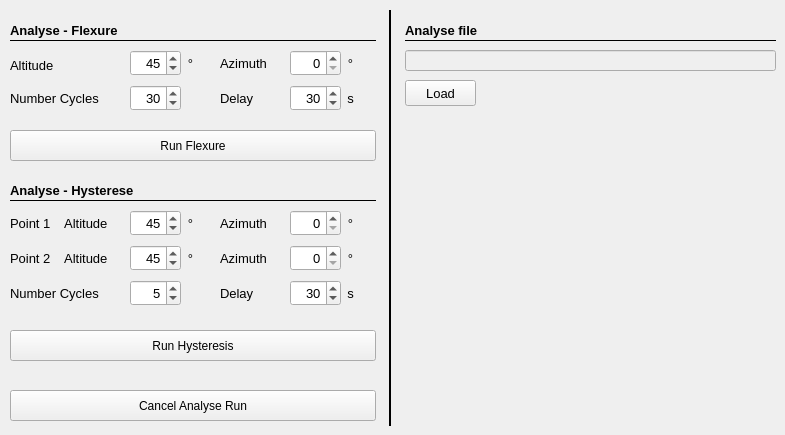
   <widget class="QWidget" name="Analyse">
    <attribute name="title">
     <string>Analyse</string>
    </attribute>
    <widget class="QLabel" name="label_107">
     <property name="geometry">
      <rect>
       <x>10</x>
       <y>20</y>
       <width>276</width>
       <height>21</height>
      </rect>
     </property>
     <property name="font">
      <font>
       <pointsize>10</pointsize>
       <weight>75</weight>
       <bold>true</bold>
      </font>
     </property>
     <property name="text">
      <string>Analyse - Flexure</string>
     </property>
    </widget>
    <widget class="QPushButton" name="cancelAnalyse">
     <property name="enabled">
      <bool>true</bool>
     </property>
     <property name="geometry">
      <rect>
       <x>10</x>
       <y>390</y>
       <width>366</width>
       <height>31</height>
      </rect>
     </property>
     <property name="toolTip">
      <string>&lt;html&gt;&lt;head/&gt;&lt;body&gt;&lt;p&gt;Cancels the analyse run.&lt;/p&gt;&lt;/body&gt;&lt;/html&gt;</string>
     </property>
     <property name="text">
      <string>Cancel Analyse Run</string>
     </property>
    </widget>
    <widget class="QPushButton" name="runFlexure">
     <property name="enabled">
      <bool>true</bool>
     </property>
     <property name="geometry">
      <rect>
       <x>10</x>
       <y>130</y>
       <width>366</width>
       <height>31</height>
      </rect>
     </property>
     <property name="toolTip">
      <string>&lt;html&gt;&lt;head/&gt;&lt;body&gt;&lt;p&gt;Runs a analyse cycle by constant pointing to given alt/az and measuring the error each delay seconds.&lt;/p&gt;&lt;/body&gt;&lt;/html&gt;</string>
     </property>
     <property name="text">
      <string>Run Flexure</string>
     </property>
    </widget>
    <widget class="Line" name="line_33">
     <property name="geometry">
      <rect>
       <x>10</x>
       <y>40</y>
       <width>366</width>
       <height>1</height>
      </rect>
     </property>
     <property name="frameShadow">
      <enum>QFrame::Plain</enum>
     </property>
     <property name="orientation">
      <enum>Qt::Horizontal</enum>
     </property>
    </widget>
    <widget class="QLabel" name="label_174">
     <property name="geometry">
      <rect>
       <x>10</x>
       <y>50</y>
       <width>51</width>
       <height>31</height>
      </rect>
     </property>
     <property name="font">
      <font>
       <pointsize>10</pointsize>
      </font>
     </property>
     <property name="text">
      <string>Altitude</string>
     </property>
    </widget>
    <widget class="QDoubleSpinBox" name="azimuthTimeChange">
     <property name="geometry">
      <rect>
       <x>290</x>
       <y>50</y>
       <width>51</width>
       <height>26</height>
      </rect>
     </property>
     <property name="font">
      <font>
       <family>Arial</family>
       <pointsize>10</pointsize>
       <weight>50</weight>
       <bold>false</bold>
      </font>
     </property>
     <property name="alignment">
      <set>Qt::AlignRight|Qt::AlignTrailing|Qt::AlignVCenter</set>
     </property>
     <property name="decimals">
      <number>0</number>
     </property>
     <property name="maximum">
      <double>359.000000000000000</double>
     </property>
     <property name="singleStep">
      <double>1.000000000000000</double>
     </property>
     <property name="value">
      <double>0.000000000000000</double>
     </property>
    </widget>
    <widget class="QLabel" name="label_175">
     <property name="geometry">
      <rect>
       <x>220</x>
       <y>50</y>
       <width>51</width>
       <height>26</height>
      </rect>
     </property>
     <property name="font">
      <font>
       <pointsize>10</pointsize>
      </font>
     </property>
     <property name="text">
      <string>Azimuth</string>
     </property>
    </widget>
    <widget class="QDoubleSpinBox" name="altitudeTimeChange">
     <property name="geometry">
      <rect>
       <x>130</x>
       <y>50</y>
       <width>51</width>
       <height>26</height>
      </rect>
     </property>
     <property name="font">
      <font>
       <family>Arial</family>
       <pointsize>10</pointsize>
       <weight>50</weight>
       <bold>false</bold>
      </font>
     </property>
     <property name="alignment">
      <set>Qt::AlignRight|Qt::AlignTrailing|Qt::AlignVCenter</set>
     </property>
     <property name="decimals">
      <number>0</number>
     </property>
     <property name="minimum">
      <double>0.000000000000000</double>
     </property>
     <property name="maximum">
      <double>90.000000000000000</double>
     </property>
     <property name="singleStep">
      <double>1.000000000000000</double>
     </property>
     <property name="value">
      <double>45.000000000000000</double>
     </property>
    </widget>
    <widget class="QLabel" name="label_176">
     <property name="geometry">
      <rect>
       <x>10</x>
       <y>85</y>
       <width>101</width>
       <height>26</height>
      </rect>
     </property>
     <property name="font">
      <font>
       <pointsize>10</pointsize>
      </font>
     </property>
     <property name="text">
      <string>Number Cycles</string>
     </property>
    </widget>
    <widget class="QDoubleSpinBox" name="numberRunsTimeChange">
     <property name="geometry">
      <rect>
       <x>130</x>
       <y>85</y>
       <width>51</width>
       <height>26</height>
      </rect>
     </property>
     <property name="font">
      <font>
       <family>Arial</family>
       <pointsize>10</pointsize>
       <weight>50</weight>
       <bold>false</bold>
      </font>
     </property>
     <property name="alignment">
      <set>Qt::AlignRight|Qt::AlignTrailing|Qt::AlignVCenter</set>
     </property>
     <property name="decimals">
      <number>0</number>
     </property>
     <property name="minimum">
      <double>10.000000000000000</double>
     </property>
     <property name="maximum">
      <double>300.000000000000000</double>
     </property>
     <property name="singleStep">
      <double>1.000000000000000</double>
     </property>
     <property name="value">
      <double>30.000000000000000</double>
     </property>
    </widget>
    <widget class="QLabel" name="label_111">
     <property name="geometry">
      <rect>
       <x>340</x>
       <y>50</y>
       <width>21</width>
       <height>26</height>
      </rect>
     </property>
     <property name="font">
      <font>
       <pointsize>10</pointsize>
      </font>
     </property>
     <property name="text">
      <string>°</string>
     </property>
     <property name="alignment">
      <set>Qt::AlignCenter</set>
     </property>
     <property name="wordWrap">
      <bool>false</bool>
     </property>
    </widget>
    <widget class="QLabel" name="label_112">
     <property name="geometry">
      <rect>
       <x>180</x>
       <y>50</y>
       <width>21</width>
       <height>26</height>
      </rect>
     </property>
     <property name="font">
      <font>
       <pointsize>10</pointsize>
      </font>
     </property>
     <property name="text">
      <string>°</string>
     </property>
     <property name="alignment">
      <set>Qt::AlignCenter</set>
     </property>
     <property name="wordWrap">
      <bool>false</bool>
     </property>
    </widget>
    <widget class="QLabel" name="label_177">
     <property name="geometry">
      <rect>
       <x>220</x>
       <y>85</y>
       <width>41</width>
       <height>26</height>
      </rect>
     </property>
     <property name="font">
      <font>
       <pointsize>10</pointsize>
      </font>
     </property>
     <property name="text">
      <string>Delay</string>
     </property>
    </widget>
    <widget class="QDoubleSpinBox" name="delayTimeFlexure">
     <property name="geometry">
      <rect>
       <x>290</x>
       <y>85</y>
       <width>51</width>
       <height>26</height>
      </rect>
     </property>
     <property name="font">
      <font>
       <family>Arial</family>
       <pointsize>10</pointsize>
       <weight>50</weight>
       <bold>false</bold>
      </font>
     </property>
     <property name="alignment">
      <set>Qt::AlignRight|Qt::AlignTrailing|Qt::AlignVCenter</set>
     </property>
     <property name="decimals">
      <number>0</number>
     </property>
     <property name="minimum">
      <double>1.000000000000000</double>
     </property>
     <property name="maximum">
      <double>300.000000000000000</double>
     </property>
     <property name="singleStep">
      <double>1.000000000000000</double>
     </property>
     <property name="value">
      <double>30.000000000000000</double>
     </property>
    </widget>
    <widget class="QLabel" name="label_115">
     <property name="geometry">
      <rect>
       <x>340</x>
       <y>85</y>
       <width>21</width>
       <height>26</height>
      </rect>
     </property>
     <property name="font">
      <font>
       <pointsize>10</pointsize>
      </font>
     </property>
     <property name="text">
      <string>s</string>
     </property>
     <property name="alignment">
      <set>Qt::AlignCenter</set>
     </property>
     <property name="wordWrap">
      <bool>false</bool>
     </property>
    </widget>
    <widget class="QLabel" name="label_118">
     <property name="geometry">
      <rect>
       <x>10</x>
       <y>180</y>
       <width>131</width>
       <height>21</height>
      </rect>
     </property>
     <property name="font">
      <font>
       <pointsize>10</pointsize>
       <weight>75</weight>
       <bold>true</bold>
      </font>
     </property>
     <property name="text">
      <string>Analyse - Hysterese</string>
     </property>
    </widget>
    <widget class="QPushButton" name="runHysteresis">
     <property name="enabled">
      <bool>true</bool>
     </property>
     <property name="geometry">
      <rect>
       <x>10</x>
       <y>330</y>
       <width>366</width>
       <height>31</height>
      </rect>
     </property>
     <property name="toolTip">
      <string>&lt;html&gt;&lt;head/&gt;&lt;body&gt;&lt;p&gt;Runs a analyse cycle by swapping two alt/az positions and measuring the error each delay seconds&lt;/p&gt;&lt;/body&gt;&lt;/html&gt;</string>
     </property>
     <property name="text">
      <string>Run Hysteresis</string>
     </property>
    </widget>
    <widget class="QLabel" name="label_182">
     <property name="geometry">
      <rect>
       <x>220</x>
       <y>245</y>
       <width>51</width>
       <height>26</height>
      </rect>
     </property>
     <property name="font">
      <font>
       <pointsize>10</pointsize>
      </font>
     </property>
     <property name="text">
      <string>Azimuth</string>
     </property>
    </widget>
    <widget class="QDoubleSpinBox" name="numberRunsHysterese">
     <property name="geometry">
      <rect>
       <x>130</x>
       <y>280</y>
       <width>51</width>
       <height>26</height>
      </rect>
     </property>
     <property name="font">
      <font>
       <family>Arial</family>
       <pointsize>10</pointsize>
       <weight>50</weight>
       <bold>false</bold>
      </font>
     </property>
     <property name="alignment">
      <set>Qt::AlignRight|Qt::AlignTrailing|Qt::AlignVCenter</set>
     </property>
     <property name="decimals">
      <number>0</number>
     </property>
     <property name="minimum">
      <double>1.000000000000000</double>
     </property>
     <property name="maximum">
      <double>50.000000000000000</double>
     </property>
     <property name="singleStep">
      <double>1.000000000000000</double>
     </property>
     <property name="value">
      <double>5.000000000000000</double>
     </property>
    </widget>
    <widget class="QLabel" name="label_183">
     <property name="geometry">
      <rect>
       <x>10</x>
       <y>280</y>
       <width>91</width>
       <height>26</height>
      </rect>
     </property>
     <property name="font">
      <font>
       <pointsize>10</pointsize>
      </font>
     </property>
     <property name="text">
      <string>Number Cycles</string>
     </property>
    </widget>
    <widget class="QLabel" name="label_184">
     <property name="geometry">
      <rect>
       <x>220</x>
       <y>280</y>
       <width>41</width>
       <height>26</height>
      </rect>
     </property>
     <property name="font">
      <font>
       <pointsize>10</pointsize>
      </font>
     </property>
     <property name="text">
      <string>Delay</string>
     </property>
    </widget>
    <widget class="QDoubleSpinBox" name="delayTimeHysterese">
     <property name="geometry">
      <rect>
       <x>290</x>
       <y>280</y>
       <width>51</width>
       <height>26</height>
      </rect>
     </property>
     <property name="font">
      <font>
       <family>Arial</family>
       <pointsize>10</pointsize>
       <weight>50</weight>
       <bold>false</bold>
      </font>
     </property>
     <property name="alignment">
      <set>Qt::AlignRight|Qt::AlignTrailing|Qt::AlignVCenter</set>
     </property>
     <property name="decimals">
      <number>0</number>
     </property>
     <property name="minimum">
      <double>1.000000000000000</double>
     </property>
     <property name="maximum">
      <double>300.000000000000000</double>
     </property>
     <property name="singleStep">
      <double>1.000000000000000</double>
     </property>
     <property name="value">
      <double>30.000000000000000</double>
     </property>
    </widget>
    <widget class="QDoubleSpinBox" name="azimuthHysterese2">
     <property name="geometry">
      <rect>
       <x>290</x>
       <y>245</y>
       <width>51</width>
       <height>26</height>
      </rect>
     </property>
     <property name="font">
      <font>
       <family>Arial</family>
       <pointsize>10</pointsize>
       <weight>50</weight>
       <bold>false</bold>
      </font>
     </property>
     <property name="alignment">
      <set>Qt::AlignRight|Qt::AlignTrailing|Qt::AlignVCenter</set>
     </property>
     <property name="decimals">
      <number>0</number>
     </property>
     <property name="maximum">
      <double>359.000000000000000</double>
     </property>
     <property name="singleStep">
      <double>1.000000000000000</double>
     </property>
     <property name="value">
      <double>0.000000000000000</double>
     </property>
    </widget>
    <widget class="QLabel" name="label_117">
     <property name="geometry">
      <rect>
       <x>340</x>
       <y>280</y>
       <width>21</width>
       <height>26</height>
      </rect>
     </property>
     <property name="font">
      <font>
       <pointsize>10</pointsize>
      </font>
     </property>
     <property name="text">
      <string>s</string>
     </property>
     <property name="alignment">
      <set>Qt::AlignCenter</set>
     </property>
     <property name="wordWrap">
      <bool>false</bool>
     </property>
    </widget>
    <widget class="QLabel" name="label_114">
     <property name="geometry">
      <rect>
       <x>180</x>
       <y>245</y>
       <width>21</width>
       <height>26</height>
      </rect>
     </property>
     <property name="font">
      <font>
       <pointsize>10</pointsize>
      </font>
     </property>
     <property name="text">
      <string>°</string>
     </property>
     <property name="alignment">
      <set>Qt::AlignCenter</set>
     </property>
     <property name="wordWrap">
      <bool>false</bool>
     </property>
    </widget>
    <widget class="QDoubleSpinBox" name="altitudeHysterese2">
     <property name="geometry">
      <rect>
       <x>130</x>
       <y>245</y>
       <width>51</width>
       <height>26</height>
      </rect>
     </property>
     <property name="font">
      <font>
       <family>Arial</family>
       <pointsize>10</pointsize>
       <weight>50</weight>
       <bold>false</bold>
      </font>
     </property>
     <property name="alignment">
      <set>Qt::AlignRight|Qt::AlignTrailing|Qt::AlignVCenter</set>
     </property>
     <property name="decimals">
      <number>0</number>
     </property>
     <property name="minimum">
      <double>0.000000000000000</double>
     </property>
     <property name="maximum">
      <double>90.000000000000000</double>
     </property>
     <property name="singleStep">
      <double>1.000000000000000</double>
     </property>
     <property name="value">
      <double>45.000000000000000</double>
     </property>
    </widget>
    <widget class="QLabel" name="label_119">
     <property name="geometry">
      <rect>
       <x>340</x>
       <y>245</y>
       <width>21</width>
       <height>26</height>
      </rect>
     </property>
     <property name="font">
      <font>
       <pointsize>10</pointsize>
      </font>
     </property>
     <property name="text">
      <string>°</string>
     </property>
     <property name="alignment">
      <set>Qt::AlignCenter</set>
     </property>
     <property name="wordWrap">
      <bool>false</bool>
     </property>
    </widget>
    <widget class="QLabel" name="label_185">
     <property name="geometry">
      <rect>
       <x>10</x>
       <y>210</y>
       <width>101</width>
       <height>26</height>
      </rect>
     </property>
     <property name="font">
      <font>
       <pointsize>10</pointsize>
      </font>
     </property>
     <property name="text">
      <string>Point 1    Altitude</string>
     </property>
    </widget>
    <widget class="QLabel" name="label_120">
     <property name="geometry">
      <rect>
       <x>180</x>
       <y>210</y>
       <width>21</width>
       <height>26</height>
      </rect>
     </property>
     <property name="font">
      <font>
       <pointsize>10</pointsize>
      </font>
     </property>
     <property name="text">
      <string>°</string>
     </property>
     <property name="alignment">
      <set>Qt::AlignCenter</set>
     </property>
     <property name="wordWrap">
      <bool>false</bool>
     </property>
    </widget>
    <widget class="QLabel" name="label_121">
     <property name="geometry">
      <rect>
       <x>340</x>
       <y>210</y>
       <width>21</width>
       <height>26</height>
      </rect>
     </property>
     <property name="font">
      <font>
       <pointsize>10</pointsize>
      </font>
     </property>
     <property name="text">
      <string>°</string>
     </property>
     <property name="alignment">
      <set>Qt::AlignCenter</set>
     </property>
     <property name="wordWrap">
      <bool>false</bool>
     </property>
    </widget>
    <widget class="QDoubleSpinBox" name="azimuthHysterese1">
     <property name="geometry">
      <rect>
       <x>290</x>
       <y>210</y>
       <width>51</width>
       <height>26</height>
      </rect>
     </property>
     <property name="font">
      <font>
       <family>Arial</family>
       <pointsize>10</pointsize>
       <weight>50</weight>
       <bold>false</bold>
      </font>
     </property>
     <property name="alignment">
      <set>Qt::AlignRight|Qt::AlignTrailing|Qt::AlignVCenter</set>
     </property>
     <property name="decimals">
      <number>0</number>
     </property>
     <property name="maximum">
      <double>359.000000000000000</double>
     </property>
     <property name="singleStep">
      <double>1.000000000000000</double>
     </property>
     <property name="value">
      <double>0.000000000000000</double>
     </property>
    </widget>
    <widget class="QDoubleSpinBox" name="altitudeHysterese1">
     <property name="geometry">
      <rect>
       <x>130</x>
       <y>210</y>
       <width>51</width>
       <height>26</height>
      </rect>
     </property>
     <property name="font">
      <font>
       <family>Arial</family>
       <pointsize>10</pointsize>
       <weight>50</weight>
       <bold>false</bold>
      </font>
     </property>
     <property name="alignment">
      <set>Qt::AlignRight|Qt::AlignTrailing|Qt::AlignVCenter</set>
     </property>
     <property name="decimals">
      <number>0</number>
     </property>
     <property name="minimum">
      <double>0.000000000000000</double>
     </property>
     <property name="maximum">
      <double>90.000000000000000</double>
     </property>
     <property name="singleStep">
      <double>1.000000000000000</double>
     </property>
     <property name="value">
      <double>45.000000000000000</double>
     </property>
    </widget>
    <widget class="QLabel" name="label_186">
     <property name="geometry">
      <rect>
       <x>220</x>
       <y>210</y>
       <width>51</width>
       <height>26</height>
      </rect>
     </property>
     <property name="font">
      <font>
       <pointsize>10</pointsize>
      </font>
     </property>
     <property name="text">
      <string>Azimuth</string>
     </property>
    </widget>
    <widget class="Line" name="line_43">
     <property name="geometry">
      <rect>
       <x>10</x>
       <y>200</y>
       <width>366</width>
       <height>1</height>
      </rect>
     </property>
     <property name="frameShadow">
      <enum>QFrame::Plain</enum>
     </property>
     <property name="orientation">
      <enum>Qt::Horizontal</enum>
     </property>
    </widget>
    <widget class="QLabel" name="label_187">
     <property name="geometry">
      <rect>
       <x>10</x>
       <y>245</y>
       <width>101</width>
       <height>26</height>
      </rect>
     </property>
     <property name="font">
      <font>
       <pointsize>10</pointsize>
      </font>
     </property>
     <property name="text">
      <string>Point 2    Altitude</string>
     </property>
    </widget>
    <widget class="Line" name="line_52">
     <property name="geometry">
      <rect>
       <x>385</x>
       <y>10</y>
       <width>11</width>
       <height>416</height>
      </rect>
     </property>
     <property name="styleSheet">
      <string notr="true"/>
     </property>
     <property name="frameShadow">
      <enum>QFrame::Plain</enum>
     </property>
     <property name="lineWidth">
      <number>2</number>
     </property>
     <property name="orientation">
      <enum>Qt::Vertical</enum>
     </property>
    </widget>
    <widget class="QPushButton" name="loadAnalyseData">
     <property name="geometry">
      <rect>
       <x>405</x>
       <y>80</y>
       <width>71</width>
       <height>26</height>
      </rect>
     </property>
     <property name="font">
      <font>
       <pointsize>10</pointsize>
      </font>
     </property>
     <property name="toolTip">
      <string>&lt;html&gt;&lt;head/&gt;&lt;body&gt;&lt;p&gt;Loads the modeling data from file.&lt;/p&gt;&lt;/body&gt;&lt;/html&gt;</string>
     </property>
     <property name="styleSheet">
      <string notr="true"/>
     </property>
     <property name="text">
      <string>Load</string>
     </property>
    </widget>
    <widget class="QLabel" name="label_99">
     <property name="geometry">
      <rect>
       <x>405</x>
       <y>20</y>
       <width>191</width>
       <height>21</height>
      </rect>
     </property>
     <property name="font">
      <font>
       <pointsize>10</pointsize>
       <weight>75</weight>
       <bold>true</bold>
      </font>
     </property>
     <property name="text">
      <string>Analyse file</string>
     </property>
    </widget>
    <widget class="Line" name="line_29">
     <property name="geometry">
      <rect>
       <x>405</x>
       <y>40</y>
       <width>371</width>
       <height>1</height>
      </rect>
     </property>
     <property name="frameShadow">
      <enum>QFrame::Plain</enum>
     </property>
     <property name="orientation">
      <enum>Qt::Horizontal</enum>
     </property>
    </widget>
    <widget class="QLineEdit" name="le_analyseFileName">
     <property name="enabled">
      <bool>false</bool>
     </property>
     <property name="geometry">
      <rect>
       <x>405</x>
       <y>50</y>
       <width>371</width>
       <height>21</height>
      </rect>
     </property>
     <property name="font">
      <font>
       <family>Courier</family>
       <pointsize>10</pointsize>
       <weight>75</weight>
       <bold>true</bold>
      </font>
     </property>
     <property name="mouseTracking">
      <bool>false</bool>
     </property>
     <property name="acceptDrops">
      <bool>false</bool>
     </property>
     <property name="toolTip">
      <string>&lt;html&gt;&lt;head/&gt;&lt;body&gt;&lt;p&gt;Name of Analysis file, where the data ist stored.&lt;/p&gt;&lt;p&gt;Please Double Click to select.&lt;/p&gt;&lt;/body&gt;&lt;/html&gt;</string>
     </property>
     <property name="layoutDirection">
      <enum>Qt::RightToLeft</enum>
     </property>
     <property name="text">
      <string/>
     </property>
     <property name="readOnly">
      <bool>false</bool>
     </property>
    </widget>
    <zorder>line_33</zorder>
    <zorder>line_43</zorder>
    <zorder>line_52</zorder>
    <zorder>label_107</zorder>
    <zorder>cancelAnalyse</zorder>
    <zorder>runFlexure</zorder>
    <zorder>label_174</zorder>
    <zorder>azimuthTimeChange</zorder>
    <zorder>label_175</zorder>
    <zorder>altitudeTimeChange</zorder>
    <zorder>label_176</zorder>
    <zorder>numberRunsTimeChange</zorder>
    <zorder>label_111</zorder>
    <zorder>label_112</zorder>
    <zorder>label_177</zorder>
    <zorder>delayTimeFlexure</zorder>
    <zorder>label_115</zorder>
    <zorder>label_118</zorder>
    <zorder>runHysteresis</zorder>
    <zorder>label_182</zorder>
    <zorder>numberRunsHysterese</zorder>
    <zorder>label_183</zorder>
    <zorder>label_184</zorder>
    <zorder>delayTimeHysterese</zorder>
    <zorder>azimuthHysterese2</zorder>
    <zorder>label_117</zorder>
    <zorder>label_114</zorder>
    <zorder>altitudeHysterese2</zorder>
    <zorder>label_119</zorder>
    <zorder>label_185</zorder>
    <zorder>label_120</zorder>
    <zorder>label_121</zorder>
    <zorder>azimuthHysterese1</zorder>
    <zorder>altitudeHysterese1</zorder>
    <zorder>label_186</zorder>
    <zorder>label_187</zorder>
    <zorder>loadAnalyseData</zorder>
    <zorder>label_99</zorder>
    <zorder>line_29</zorder>
    <zorder>le_analyseFileName</zorder>
   </widget>
